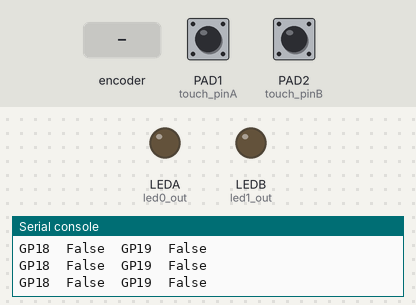
The program below on a simulated CircuitPython board. On the bench: output pins drawn as LEDs (lit = HIGH), the last lines printed to the serial console. Dashed ring = blinking. The inputs (shaded band) are chosen by the test bench; at power-on: PAD1 (touch_pinA) LOW, PAD2 (touch_pinB) LOW. Touch pads read as touched when driven HIGH.

Above: at 1.2 s.
1.3 s: rotary encoder on PAD1 (touch_pinA) / PAD2 (touch_pinB) turned 3 steps (first pin leading)
At 1.56 s:
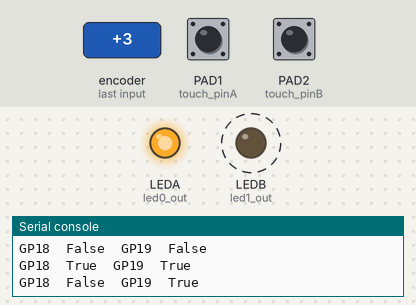
At 2.5 s:
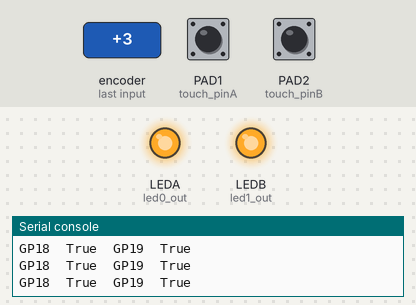
3.4 s: rotary encoder on PAD1 (touch_pinA) / PAD2 (touch_pinB) turned 1 step (first pin leading)
At 4.7 s:
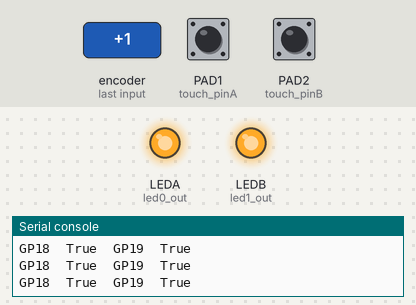
Timing chart, 0 to 6.4 s (numbered marks = the images above; inputs shaded):
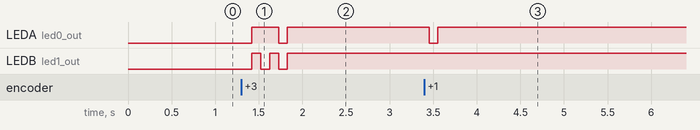

Measured:
- after the input at 1.3 s, LEDA (led0_out): LOW → HIGH after 0.12 s, → LOW 0.30 s later, → HIGH 0.10 s later; LEDB (led1_out): alternates HIGH for 0.10 s and LOW for 0.10 s, 5 changes in all, then stays HIGH, starting after 0.12 s
- after the input at 3.4 s, LEDA (led0_out): HIGH → LOW after 0.05 s, → HIGH 0.10 s later

The program:

pico-sampler-a.py
```python
import board
import touchio
import time
import digitalio

touch_pinA = touchio.TouchIn(board.PAD1)
touch_pinB = touchio.TouchIn(board.PAD2)

led0_pin = board.LEDA
led0_out = digitalio.DigitalInOut(led0_pin)
led0_out.direction = digitalio.Direction.OUTPUT

led1_pin = board.LEDB
led1_out = digitalio.DigitalInOut(led1_pin)
led1_out.direction = digitalio.Direction.OUTPUT

while True:
    print("GP18 ", touch_pinA.value, " GP19 ", touch_pinB.value)
    time.sleep(.1)
    if touch_pinA.value:
        led1_out.value = 1
    else:
        led1_out.value = 0

    if touch_pinB.value:
        led0_out.value = 1
    else:
        led0_out.value = 0
```
